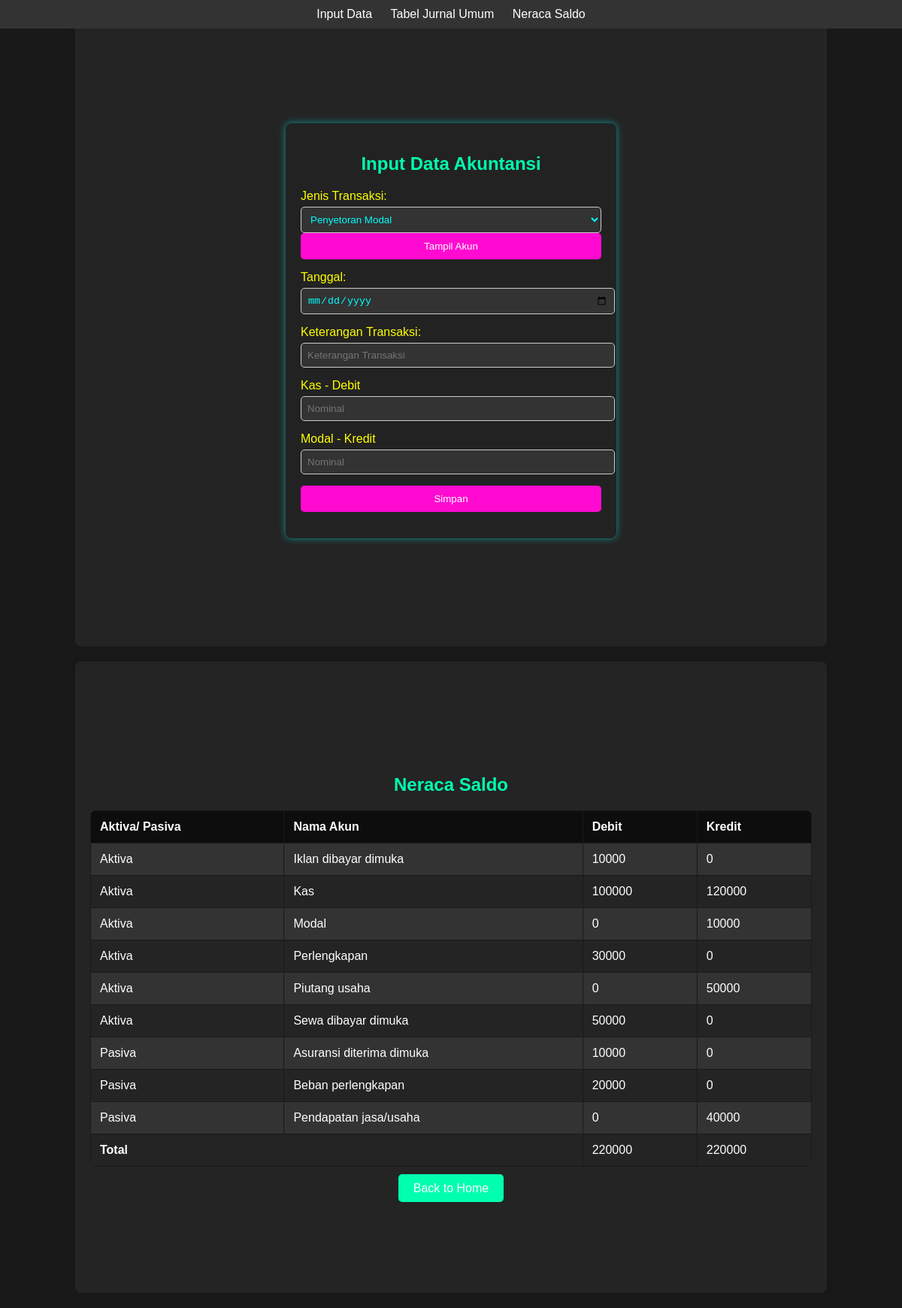
Screenshot of /index.php?jenis=R001 with the database file from the repository.
### tables this page shows
CREATE TABLE `detail_reaksi` (
  `id_reaksi` varchar(11) NOT NULL,
  `id_akun` varchar(11) NOT NULL,
  `debet_kredit` varchar(1) DEFAULT NULL
);

CREATE TABLE `t_akun` (
  `id_akun` varchar(100) NOT NULL,
  `nama_akun` varchar(100) NOT NULL,
  `aktiva_pasiva` enum('Aktiva','Pasiva') NOT NULL
);

### index.php (the view, shortened to what this page needs)
<?php
require_once 'dbconfig.php';
$accountsInfo = [];
$activitiesQuery = "SELECT id_reaksi, nama_reaksi FROM reaksi ORDER BY id_reaksi";
$activitiesResult = $conn->query($activitiesQuery);
if(isset($_GET['jenis'])) {
    $jenis = $conn->real_escape_string($_GET['jenis']);
    $accountsQuery = "SELECT t_akun.nama_akun, detail_reaksi.id_akun, detail_reaksi.debet_kredit FROM detail_reaksi
    JOIN t_akun ON detail_reaksi.id_akun = t_akun.id_akun
    WHERE detail_reaksi.id_reaksi = '$jenis'";;
    $accountsResult = $conn->query($accountsQuery);
    while ($account = $accountsResult->fetch_assoc()) {
        $accountsInfo[] = $account;
    }
}
?>
<!DOCTYPE html>
<html lang="en">
<head>
</head>
<body>
    <div class="navbar">
        <a href="index.php">Input Data</a>
        <a href="bukubesar.php">Tabel Jurnal Umum</a>
        <a href="aktiva_pasiva.php">Neraca Saldo</a>
    </div>
    <div class="container">
        <div class="form-container">
            <div class="form-header">
                <h2>Input Data Akuntansi</h2>
            </div>
            <form action="proses_input.php" method="post">
                <div class="form-row">
                    <label for="jenisAktivitas">Jenis Transaksi:</label>
                    <select id="jenisAktivitas" name="jenisAktivitas">
                        <?php while ($row = $activitiesResult->fetch_assoc()): ?>
                            <option value="<?php echo $row['id_reaksi']; ?>" <?php echo isset($_GET['jenis']) && $_GET['jenis'] === $row['id_reaksi'] ? 'selected' : ''; ?>>
                                <?php echo $row['nama_reaksi']; ?>
                            </option>
                        <?php endwhile; ?>
                    </select>
                    <input type="button" class="button-btn" value="Tampil Akun" onclick="showAccounts()">
                </div>
                <div class="form-row">
                    <label for="date">Tanggal:</label>
                    <input type="date" id="date" name="date" required>
                </div>
                <div class="form-row">
                    <label for="keteranganTrx">Keterangan Transaksi:</label>
                    <input type="text" id="keteranganTrx" name="keteranganTrx" placeholder="Keterangan Transaksi" required>
                </div>
                <?php foreach ($accountsInfo as $account): ?>
                    <div class="form-row">
                        <?php
                            $debetKredit = $account['debet_kredit'] === 'D' ? 'Debit' : 'Kredit';
                            echo "<label>{$account['nama_akun']} - {$debetKredit}</label>";
                        ?>
                        <input type="text" name="nilai[]" placeholder="Nominal" required>
                    </div>
                <?php endforeach; ?>
                <div class="form-row">
                    <button type="submit" class="submit-btn">Simpan</button>
                </div>
            </form>
        </div>
    </div>
    <!DOCTYPE html>
<html lang="en">
<head>
</head>
<body>
    <div class="container">
        <h2>Neraca Saldo</h2>
        <?php
        $conn = new mysqli('localhost', 'DraxO', 'DraxO130', 'tabel_transaksi');
        $sql = "SELECT
                    t_akun.aktiva_pasiva AS aktiva_pasiva,
                    t_akun.nama_akun AS nama_akun,
                    IFNULL(SUM(IF(t_trx_detail.d_k = 'D', t_trx_detail.nominal, 0)), 0) AS debit,
                    IFNULL(SUM(IF(t_trx_detail.d_k = 'K', t_trx_detail.nominal, 0)), 0) AS kredit
                FROM
                    t_akun
                LEFT JOIN
                    t_trx_detail ON t_akun.id_akun = t_trx_detail.id_akun
                LEFT JOIN
                    t_trx ON t_trx.id_trx = t_trx_detail.id_trx
                GROUP BY
                    t_akun.aktiva_pasiva, t_akun.nama_akun
                HAVING
                    debit != 0 OR kredit != 0";
        $result = $conn->query($sql);
        $total_debit = 0;
        $total_kredit = 0;
        if ($result->num_rows > 0) {
            echo "<table>";
            echo "<tr>
                    <th>Aktiva/ Pasiva</th>
                    <th>Nama Akun</th>
                    <th>Debit</th>
                    <th>Kredit</th>
                </tr>";
            while($row = $result->fetch_assoc()) {
                echo "<tr>";
                echo "<td>" . $row["aktiva_pasiva"] . "</td>";
                echo "<td>" . $row["nama_akun"] . "</td>";
                echo "<td>" . $row["debit"] . "</td>";
                echo "<td>" . $row["kredit"] . "</td>";
                echo "</tr>";
                $total_debit += $row["debit"];
                $total_kredit += $row["kredit"];
            }
            echo "<tr>
                    <td colspan='2'><strong>Total</strong></td>
                    <td>$total_debit</td>
                    <td>$total_kredit</td>
                </tr>";
            echo "</table>";
        } else {
            echo "<p>Tidak ada data yang ditemukan.</p>";
        }
        ?>
        <div class="back-btn">
            <a href="index.php">Back to Home</a>
        </div>
    </div>
</body>
</html>
</body>
</html>

### index.php (style rules this page uses)
body { margin: 0; font-family: Arial, sans-serif; background-color: #111; color: #fff; }
.container { display: flex; justify-content: center; align-items: center; min-height: 100vh; flex-direction: column; }
.navbar { background-color: #333; color: white; width: 100%; padding: 10px 0; text-align: center; position: fixed; top: 0; left: 0; }
.navbar a { color: white; text-decoration: none; margin: 0 10px; }
.form-container { background-color: #222; padding: 20px; border-radius: 8px; box-shadow: 0 0 10px rgba(0, 255, 255, 0.5); width: 400px; margin: 20px; }
.form-header { text-align: center; margin-bottom: 20px; color: #ff0; }
.form-row { margin-bottom: 15px; }
.form-row label { display: block; margin-bottom: 5px; color: #ff0; }
.form-row input[type="text"], .form-row input[type="date"], .form-row select { width: 100%; padding: 8px; border: 1px solid #ccc; border-radius: 5px; background-color: #333; color: #0ff; }
.button-btn, .submit-btn { background-color: #FF0AD0; color: #fff; padding: 10px 20px; border: none; border-radius: 5px; cursor: pointer; width: 100%; }
body { font-family: Arial, sans-serif; margin: 0; padding: 0; background-color: #191919; color: #ffffff; }
.container { width: 80%; margin: 20px auto; background-color: #242424; padding: 20px; border-radius: 8px; box-shadow: 0px 0px 10px 0px rgba(0,0,0,0.1); }
h2 { text-align: center; margin-bottom: 20px; color: #00ffae; }
table { width: 100%; border-collapse: collapse; border-radius: 8px; overflow: hidden; color: #ffffff; }
table th, table td { border: 1px solid #1a1a1a; padding: 12px; text-align: left; }
table th { background-color: #0d0d0d; }
table tr:nth-child(even) { background-color: #333333; }
.back-btn { display: block; text-align: center; margin-top: 20px; }
.back-btn a { color: #ffffff; text-decoration: none; background-color: #00ffae; padding: 10px 20px; border-radius: 5px; }

### rows the page displays
detail_reaksi: id_akun.nama_akun "Kas", debet_kredit "Debit"
detail_reaksi: id_akun.nama_akun "Modal", debet_kredit "Kredit"

### other values shown
$row["aktiva_pasiva"] "Aktiva"
$row["nama_akun"] "Iklan dibayar dimuka"
$row["debit"] "10000"
$row["kredit"] "0"
$row["nama_akun"] "Kas"
$row["debit"] "100000"
$row["kredit"] "120000"
$row["nama_akun"] "Modal"
$row["debit"] "0"
$row["kredit"] "10000"
$row["nama_akun"] "Perlengkapan"
$row["debit"] "30000"
$row["nama_akun"] "Piutang usaha"
$row["kredit"] "50000"
$row["nama_akun"] "Sewa dibayar dimuka"
